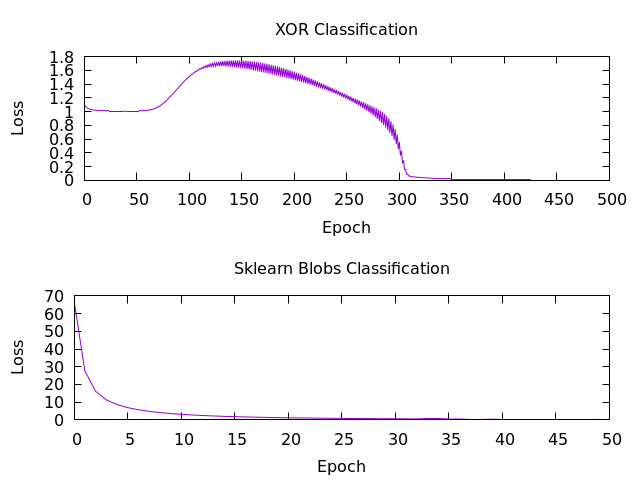

The gnuplot source for this figure:
# set terminal qt
set terminal pngcairo
set output "plot.png"
set multiplot layout 2, 1

set xlabel "Epoch"
set ylabel "Loss"
set title "XOR Classification"
plot 'loss.xor.dat' using 1 title "" with lines

set xlabel "Epoch"
set ylabel "Loss"
set title "Sklearn Blobs Classification"
plot 'loss.blobs.dat' using 1 title "" with lines
